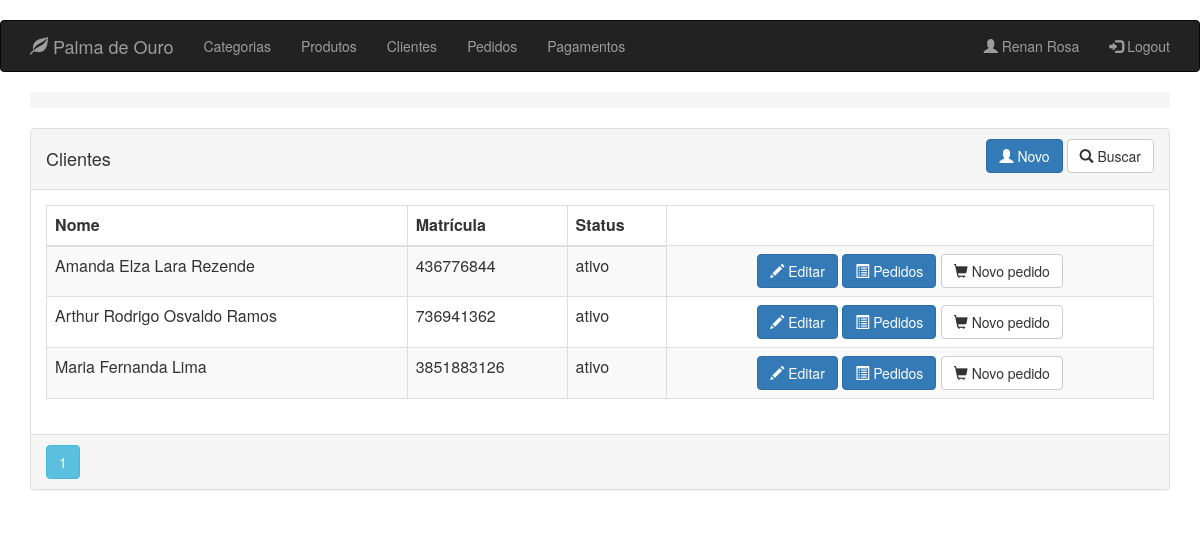
The app's page /client (signed in), older data.
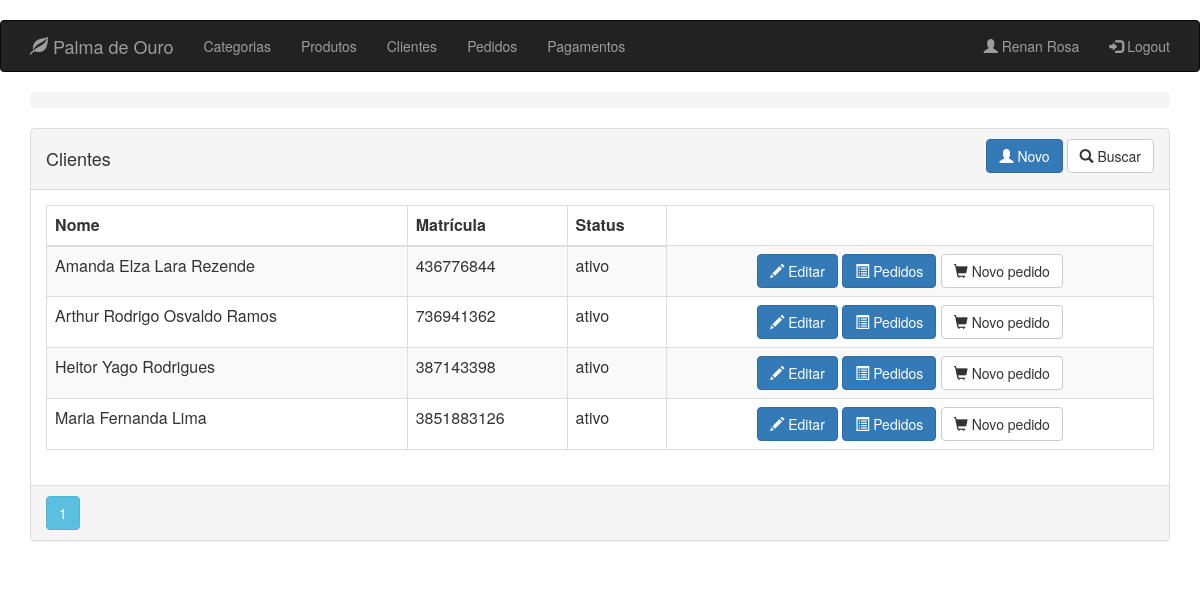
The same page, newer data.
### app/models.py (models this page shows, shortened)
class User(db.Model):
    __metaclass__ = ABCMeta
    __abstract__ = True
    id = db.Column(db.Integer, primary_key=True)
    name = db.Column(db.String(64), nullable=False, index=True)
    phone_number = db.Column(db.String(13), nullable=False)

class Clerk(User, UserMixin):
    __tablename__ = 'clerks'
    image_file = db.Column(db.String(24), default='default.png')
    email = db.Column(db.String(64), unique=True)
    password_hash = db.Column(db.String(128), nullable=False)
    __mapper_args__ = {
        'concrete': True
    }
    @property
    def password(self) -> None:
        raise AttributeError('password is not a readable attribute')

class Client(User):
    __tablename__ = 'clients'
    __mapper_args__ = {'concrete': True}
    identification = db.Column(db.String(9), unique=True)
    notifiable = db.Column(db.Boolean)
    address = db.Column(db.String(64))
    status = db.Column(db.Boolean)

### app/routes/client/routes.py (the view)
@blueprint_client.route('/')
@blueprint_client.route('/client')
@register_breadcrumb(blueprint_client, '.', 'Clientes')
@login_required
def get_clients():
    page = request.args.get('page', 1, type=int)
    clients = Client.query.order_by(Client.name).paginate(page=page, per_page=10)
    return render_template('client/list.html', clients=clients)

### app/models.py (called while the page is built)
@login_manager.user_loader
def load_user(id):
    return Clerk.query.get(id)

### app/templates/client/list.html (shortened to what this page needs)
{% extends "base.html" %}
{% block page_content %}
<div class="panel panel-default">
    <div class="panel-heading">
        <div class="row">
            <div class="col col-xs-6">
                <h4>Clientes</h4>
            </div>
            <div class="col col-xs-6 text-right">
                <a href="{{ url_for('blueprint_client.new_client') }}" class="btn btn-primary">
                    <i class="glyphicon glyphicon-user"></i>
                    <span>Novo</span>
                </a>
                <a href="{{ url_for('blueprint_client.search_client') }}" class="btn btn-default">
                    <i class="glyphicon glyphicon glyphicon-search"></i>
                    <span>Buscar</span>
                </a>
            </div>
            <div class="btn-group col-md-4 text-right">
            </div>
        </div>
    </div>
    <div class="panel-body">
        <table class="table table-striped table-responsive table-bordered">
            <thead>
                <tr>
                    <th>Nome</th>
                    <th>Matrícula</th>
                    <th>Status</th>
                </tr>
            </thead>
            <tbody>
                {% for client in clients.items %}
                <tr>
                    <td>{{ client.name }}</td>
                    <td>{{ client.identification }}</td>
                    {% if client.status %}
                    <td>ativo</td>
                    {% else %}
                    <td>inativo</td>
                    {% endif %}
                    <td align="center">
                        <a href="{{ url_for('blueprint_client.update_client',id=client.id) }}"
                           class="btn btn-primary">
                            <span class="glyphicon glyphicon-pencil" aria-hidden="true"></span> Editar
                        </a>
                        <a href="{{ url_for('blueprint_order.get_orders',id=client.id) }}"
                           class="btn btn-primary">
                            <span class="glyphicon glyphicon-list-alt"></span>
                            Pedidos
                        </a>
                        <a href="{{ url_for('blueprint_order.new_order',id=client.id) }}"
                           class="btn btn-default">
                            <span class="glyphicon glyphicon-shopping-cart"></span>
                            Novo pedido
                        </a>
                    </td>
                </tr>
                {% endfor %}
            </tbody>
        </table>
    </div>
    <div class="panel-footer p-0">
        {% for page_number in clients.iter_pages(left_edge=1,right_edge=1,left_current=1,right_current=2) %}
        {% if page_number %}
        {% if clients.page == page_number %}
        <a class="btn btn-info mb-4"
           href="{{ url_for('blueprint_client.get_clients',page=page_number) }}">{{ page_number }}</a>
        {% else %}
        <a class="btn btn-outline-info mb-4"
           href="{{ url_for('blueprint_client.get_clients',page=page_number) }}">{{ page_number }}</a>
        {% endif %}
        {% else %}
        ...
        {% endif %}
        {% endfor %}
    </div>
</div>
{% endblock %}

### app/templates/base.html (shortened to what this page needs)
﻿{% extends "bootstrap/base.html" %}
    {% block head %}
    {{ super() }}
    {% endblock %}
    {% block navbar %}
    <header>
        <nav class="navbar navbar-inverse">
            <div class="container">
                <div class="navbar-header">
                    <a class="navbar-brand" href="{{ url_for('blueprint_client.get_clients') }}">
                        <span class="glyphicon glyphicon-leaf"></span> Palma de Ouro
                    </a>
                </div>
                <ul class="nav navbar-nav">
                    <li>
                        <a class="nav-item nav-link"
                           href="{{ url_for('blueprint_category.get_categories') }}">Categorias</a>
                    </li>
                    <li>
                        <a class="nav-item nav-link" href="{{ url_for('blueprint_product.get_products') }}">Produtos</a>
                    </li>
                    <li>
                        <a class="nav-item nav-link"
                           href="{{ url_for('blueprint_client.get_clients') }}">Clientes</a>
                    </li>
                    <li>
                        <a class="nav-item nav-link"
                           href="{{ url_for('blueprint_order.get_orders') }}">Pedidos</a>
                    </li>
                    <li>
                        <a class="nav-item nav-link"
                           href="{{ url_for('blueprint_payment.get_payment') }}">Pagamentos</a>
                    </li>
                </ul>
                <ul class="nav navbar-nav navbar-right">
                    {% if current_user.is_authenticated %}
                    <li>
                        <a class="nav-item nav-link" href="{{ url_for('blueprint_clerk.account') }}">
                            <span class="glyphicon glyphicon-user"></span>
                            {{ current_user.name }}
                        </a>
                    </li>
                    <li>
                        <a class="nav-item nav-link" href="{{ url_for('blueprint_clerk.logout') }}">
                            <span class="glyphicon glyphicon-log-in"></span>
                            Logout
                        </a>
                    </li>
                    {% else %}
                    <li>
                        <a class="nav-item nav-link" href="{{ url_for('blueprint_clerk.login') }}">
                            <span class="glyphicon glyphicon-user"></span> Login
                        </a>
                    </li>
                    {% endif %}
                </ul>
            </div>
        </nav>
        <div class="container pt-3">
            <nav aria-label="breadcrumb">
                <ol class="breadcrumb primary-color">
                </ol>
            </nav>
        </div>
    </header>
    {% endblock %}
        {% block content  %}
        <div class="container pt-3">
            {% block page_content %}
            {% endblock %}
        </div>
        {% endblock %}

Row changes from the older to the newer data that the page shows:
added Client: name "Heitor Yago Rodrigues", identification "387143398", status "ativo"
